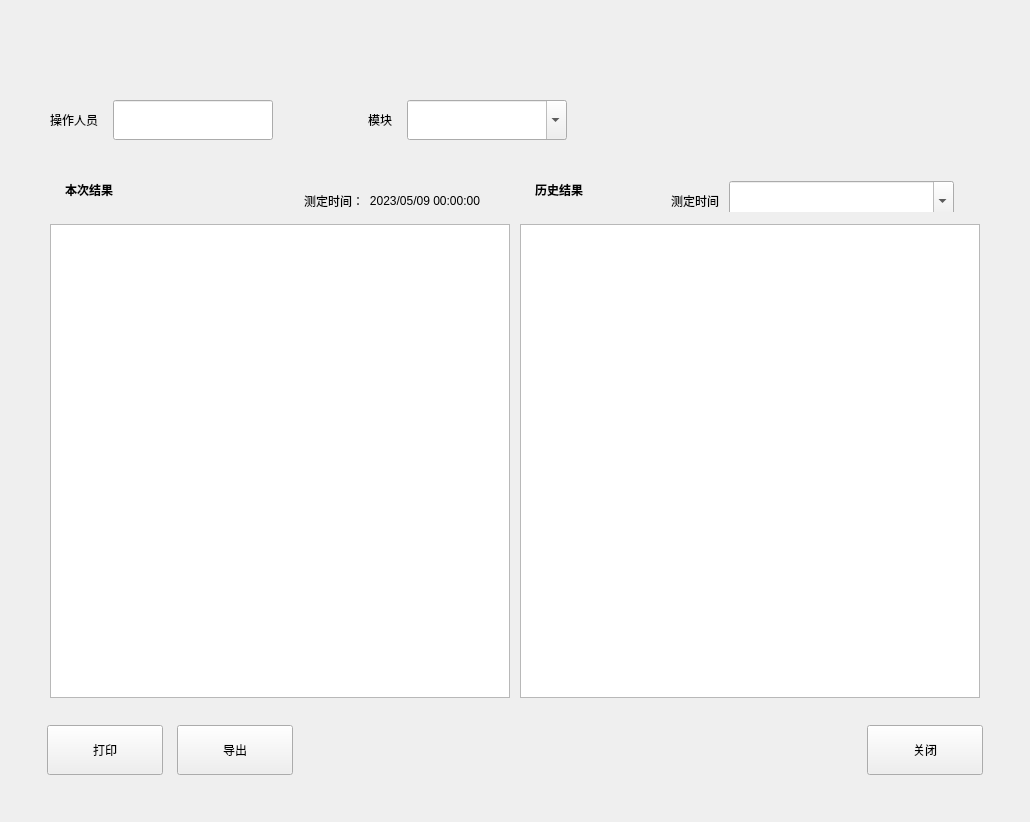
<?xml version="1.0" encoding="UTF-8"?>
<ui version="4.0">
 <class>QPhotoCheckResultDlg</class>
 <widget class="BaseDlg" name="QPhotoCheckResultDlg">
  <property name="geometry">
   <rect>
    <x>0</x>
    <y>0</y>
    <width>1030</width>
    <height>822</height>
   </rect>
  </property>
  <property name="windowTitle">
   <string>QPhotoCheckResultDlg</string>
  </property>
  <widget class="QPushButton" name="close_btn">
   <property name="geometry">
    <rect>
     <x>867</x>
     <y>725</y>
     <width>116</width>
     <height>50</height>
    </rect>
   </property>
   <property name="text">
    <string>关闭</string>
   </property>
   <property name="buttons" stdset="0">
    <string notr="true">btn_dlg</string>
   </property>
  </widget>
  <widget class="QPushButton" name="btn_print">
   <property name="geometry">
    <rect>
     <x>47</x>
     <y>725</y>
     <width>116</width>
     <height>50</height>
    </rect>
   </property>
   <property name="text">
    <string>打印</string>
   </property>
   <property name="buttons" stdset="0">
    <string notr="true">btn_dlg</string>
   </property>
  </widget>
  <widget class="QPushButton" name="btn_export">
   <property name="geometry">
    <rect>
     <x>177</x>
     <y>725</y>
     <width>116</width>
     <height>50</height>
    </rect>
   </property>
   <property name="text">
    <string>导出</string>
   </property>
   <property name="buttons" stdset="0">
    <string notr="true">btn_dlg</string>
   </property>
  </widget>
  <widget class="QTableView" name="tableView_currentResult">
   <property name="geometry">
    <rect>
     <x>50</x>
     <y>224</y>
     <width>460</width>
     <height>474</height>
    </rect>
   </property>
   <property name="sizePolicy">
    <sizepolicy hsizetype="Fixed" vsizetype="Fixed">
     <horstretch>0</horstretch>
     <verstretch>0</verstretch>
    </sizepolicy>
   </property>
   <property name="minimumSize">
    <size>
     <width>460</width>
     <height>371</height>
    </size>
   </property>
   <property name="maximumSize">
    <size>
     <width>460</width>
     <height>571</height>
    </size>
   </property>
   <property name="verticalScrollBarPolicy">
    <enum>Qt::ScrollBarAlwaysOff</enum>
   </property>
   <property name="horizontalScrollBarPolicy">
    <enum>Qt::ScrollBarAsNeeded</enum>
   </property>
   <property name="sizeAdjustPolicy">
    <enum>QAbstractScrollArea::AdjustToContents</enum>
   </property>
   <property name="horizontalScrollMode">
    <enum>QAbstractItemView::ScrollPerPixel</enum>
   </property>
   <property name="showGrid">
    <bool>false</bool>
   </property>
   <property name="borders" stdset="0">
    <string notr="true">tables</string>
   </property>
   <attribute name="horizontalHeaderHighlightSections">
    <bool>false</bool>
   </attribute>
   <attribute name="verticalHeaderHighlightSections">
    <bool>false</bool>
   </attribute>
  </widget>
  <widget class="QTableView" name="tableView_historyResult">
   <property name="geometry">
    <rect>
     <x>520</x>
     <y>224</y>
     <width>460</width>
     <height>474</height>
    </rect>
   </property>
   <property name="sizePolicy">
    <sizepolicy hsizetype="Fixed" vsizetype="Fixed">
     <horstretch>0</horstretch>
     <verstretch>0</verstretch>
    </sizepolicy>
   </property>
   <property name="minimumSize">
    <size>
     <width>460</width>
     <height>371</height>
    </size>
   </property>
   <property name="maximumSize">
    <size>
     <width>460</width>
     <height>571</height>
    </size>
   </property>
   <property name="verticalScrollBarPolicy">
    <enum>Qt::ScrollBarAlwaysOff</enum>
   </property>
   <property name="horizontalScrollBarPolicy">
    <enum>Qt::ScrollBarAsNeeded</enum>
   </property>
   <property name="sizeAdjustPolicy">
    <enum>QAbstractScrollArea::AdjustToContents</enum>
   </property>
   <property name="horizontalScrollMode">
    <enum>QAbstractItemView::ScrollPerPixel</enum>
   </property>
   <property name="showGrid">
    <bool>false</bool>
   </property>
   <property name="borders" stdset="0">
    <string notr="true">tables</string>
   </property>
   <attribute name="horizontalHeaderHighlightSections">
    <bool>false</bool>
   </attribute>
   <attribute name="verticalHeaderHighlightSections">
    <bool>false</bool>
   </attribute>
  </widget>
  <widget class="QWidget" name="widget1" native="true">
   <property name="geometry">
    <rect>
     <x>50</x>
     <y>160</y>
     <width>460</width>
     <height>60</height>
    </rect>
   </property>
   <property name="bks" stdset="0">
    <string>gray</string>
   </property>
   <property name="borders" stdset="0">
    <string>all</string>
   </property>
   <widget class="QLabel" name="label_5">
    <property name="geometry">
     <rect>
      <x>15</x>
      <y>10</y>
      <width>191</width>
      <height>40</height>
     </rect>
    </property>
    <property name="minimumSize">
     <size>
      <width>0</width>
      <height>40</height>
     </size>
    </property>
    <property name="maximumSize">
     <size>
      <width>16777215</width>
      <height>40</height>
     </size>
    </property>
    <property name="font">
     <font>
      <weight>75</weight>
      <bold>true</bold>
     </font>
    </property>
    <property name="text">
     <string>本次结果</string>
    </property>
   </widget>
   <widget class="QWidget" name="layoutWidget1">
    <property name="geometry">
     <rect>
      <x>110</x>
      <y>10</y>
      <width>331</width>
      <height>42</height>
     </rect>
    </property>
    <layout class="QHBoxLayout" name="horizontalLayout_2">
     <property name="spacing">
      <number>5</number>
     </property>
     <item>
      <spacer name="horizontalSpacer_3">
       <property name="orientation">
        <enum>Qt::Horizontal</enum>
       </property>
       <property name="sizeHint" stdset="0">
        <size>
         <width>40</width>
         <height>20</height>
        </size>
       </property>
      </spacer>
     </item>
     <item>
      <widget class="QLabel" name="label_7">
       <property name="minimumSize">
        <size>
         <width>0</width>
         <height>40</height>
        </size>
       </property>
       <property name="maximumSize">
        <size>
         <width>16777215</width>
         <height>40</height>
        </size>
       </property>
       <property name="text">
        <string>测定时间：</string>
       </property>
      </widget>
     </item>
     <item>
      <widget class="QLabel" name="label_currentTestTime">
       <property name="minimumSize">
        <size>
         <width>0</width>
         <height>40</height>
        </size>
       </property>
       <property name="maximumSize">
        <size>
         <width>16777215</width>
         <height>40</height>
        </size>
       </property>
       <property name="text">
        <string notr="true">2023/05/09 00:00:00</string>
       </property>
       <property name="alignment">
        <set>Qt::AlignRight|Qt::AlignTrailing|Qt::AlignVCenter</set>
       </property>
      </widget>
     </item>
    </layout>
   </widget>
  </widget>
  <widget class="QWidget" name="widget_2" native="true">
   <property name="geometry">
    <rect>
     <x>520</x>
     <y>160</y>
     <width>460</width>
     <height>60</height>
    </rect>
   </property>
   <property name="bks" stdset="0">
    <string>gray</string>
   </property>
   <property name="borders" stdset="0">
    <string>all</string>
   </property>
   <widget class="QLabel" name="label_4">
    <property name="geometry">
     <rect>
      <x>15</x>
      <y>10</y>
      <width>120</width>
      <height>40</height>
     </rect>
    </property>
    <property name="minimumSize">
     <size>
      <width>0</width>
      <height>40</height>
     </size>
    </property>
    <property name="maximumSize">
     <size>
      <width>16777215</width>
      <height>40</height>
     </size>
    </property>
    <property name="font">
     <font>
      <weight>75</weight>
      <bold>true</bold>
     </font>
    </property>
    <property name="text">
     <string>历史结果</string>
    </property>
   </widget>
   <widget class="QWidget" name="layoutWidget">
    <property name="geometry">
     <rect>
      <x>74</x>
      <y>10</y>
      <width>371</width>
      <height>42</height>
     </rect>
    </property>
    <layout class="QHBoxLayout" name="horizontalLayout_3">
     <property name="spacing">
      <number>10</number>
     </property>
     <item>
      <spacer name="horizontalSpacer_4">
       <property name="orientation">
        <enum>Qt::Horizontal</enum>
       </property>
       <property name="sizeHint" stdset="0">
        <size>
         <width>40</width>
         <height>20</height>
        </size>
       </property>
      </spacer>
     </item>
     <item>
      <widget class="QLabel" name="label_2">
       <property name="minimumSize">
        <size>
         <width>0</width>
         <height>40</height>
        </size>
       </property>
       <property name="maximumSize">
        <size>
         <width>16777215</width>
         <height>40</height>
        </size>
       </property>
       <property name="text">
        <string>测定时间</string>
       </property>
      </widget>
     </item>
     <item>
      <widget class="QComboBox" name="comboBox_historyExeTime">
       <property name="minimumSize">
        <size>
         <width>225</width>
         <height>40</height>
        </size>
       </property>
       <property name="maximumSize">
        <size>
         <width>225</width>
         <height>40</height>
        </size>
       </property>
       <property name="focusPolicy">
        <enum>Qt::ClickFocus</enum>
       </property>
       <property name="toolTipDuration">
        <number>0</number>
       </property>
       <property name="editable">
        <bool>true</bool>
       </property>
       <property name="currentText">
        <string/>
       </property>
       <property name="currentIndex">
        <number>-1</number>
       </property>
       <property name="borders" stdset="0">
        <string>radius</string>
       </property>
      </widget>
     </item>
    </layout>
   </widget>
  </widget>
  <widget class="QFrame" name="line_h_1">
   <property name="geometry">
    <rect>
     <x>520</x>
     <y>697</y>
     <width>460</width>
     <height>1</height>
    </rect>
   </property>
   <property name="frameShape">
    <enum>QFrame::StyledPanel</enum>
   </property>
   <property name="frameShadow">
    <enum>QFrame::Raised</enum>
   </property>
   <property name="lines" stdset="0">
    <string>solid</string>
   </property>
  </widget>
  <widget class="QFrame" name="line_v_1">
   <property name="geometry">
    <rect>
     <x>520</x>
     <y>224</y>
     <width>1</width>
     <height>474</height>
    </rect>
   </property>
   <property name="frameShape">
    <enum>QFrame::StyledPanel</enum>
   </property>
   <property name="frameShadow">
    <enum>QFrame::Raised</enum>
   </property>
   <property name="lines" stdset="0">
    <string>solid</string>
   </property>
  </widget>
  <widget class="QFrame" name="line_h_2">
   <property name="geometry">
    <rect>
     <x>50</x>
     <y>697</y>
     <width>460</width>
     <height>1</height>
    </rect>
   </property>
   <property name="frameShape">
    <enum>QFrame::StyledPanel</enum>
   </property>
   <property name="frameShadow">
    <enum>QFrame::Raised</enum>
   </property>
   <property name="lines" stdset="0">
    <string>solid</string>
   </property>
  </widget>
  <widget class="QFrame" name="line_v_2">
   <property name="geometry">
    <rect>
     <x>50</x>
     <y>224</y>
     <width>1</width>
     <height>474</height>
    </rect>
   </property>
   <property name="frameShape">
    <enum>QFrame::StyledPanel</enum>
   </property>
   <property name="frameShadow">
    <enum>QFrame::Raised</enum>
   </property>
   <property name="lines" stdset="0">
    <string>solid</string>
   </property>
  </widget>
  <widget class="QWidget" name="widget" native="true">
   <property name="geometry">
    <rect>
     <x>50</x>
     <y>100</y>
     <width>925</width>
     <height>40</height>
    </rect>
   </property>
   <layout class="QHBoxLayout" name="horizontalLayout">
    <property name="spacing">
     <number>15</number>
    </property>
    <property name="leftMargin">
     <number>0</number>
    </property>
    <property name="topMargin">
     <number>0</number>
    </property>
    <property name="rightMargin">
     <number>0</number>
    </property>
    <property name="bottomMargin">
     <number>0</number>
    </property>
    <item>
     <widget class="QLabel" name="label_3">
      <property name="minimumSize">
       <size>
        <width>0</width>
        <height>40</height>
       </size>
      </property>
      <property name="maximumSize">
       <size>
        <width>16777215</width>
        <height>40</height>
       </size>
      </property>
      <property name="text">
       <string>操作人员</string>
      </property>
     </widget>
    </item>
    <item>
     <widget class="QLineEdit" name="lineEdit_user">
      <property name="minimumSize">
       <size>
        <width>160</width>
        <height>40</height>
       </size>
      </property>
      <property name="maximumSize">
       <size>
        <width>160</width>
        <height>40</height>
       </size>
      </property>
      <property name="readOnly">
       <bool>false</bool>
      </property>
     </widget>
    </item>
    <item>
     <spacer name="horizontalSpacer">
      <property name="orientation">
       <enum>Qt::Horizontal</enum>
      </property>
      <property name="sizeType">
       <enum>QSizePolicy::Fixed</enum>
      </property>
      <property name="sizeHint" stdset="0">
       <size>
        <width>80</width>
        <height>20</height>
       </size>
      </property>
     </spacer>
    </item>
    <item>
     <widget class="QLabel" name="label_module">
      <property name="minimumSize">
       <size>
        <width>0</width>
        <height>40</height>
       </size>
      </property>
      <property name="maximumSize">
       <size>
        <width>16777215</width>
        <height>40</height>
       </size>
      </property>
      <property name="text">
       <string>模块</string>
      </property>
     </widget>
    </item>
    <item>
     <widget class="QComboBox" name="comboBox_module">
      <property name="minimumSize">
       <size>
        <width>160</width>
        <height>40</height>
       </size>
      </property>
      <property name="maximumSize">
       <size>
        <width>160</width>
        <height>40</height>
       </size>
      </property>
      <property name="focusPolicy">
       <enum>Qt::ClickFocus</enum>
      </property>
      <property name="toolTipDuration">
       <number>0</number>
      </property>
      <property name="editable">
       <bool>true</bool>
      </property>
      <property name="currentText">
       <string/>
      </property>
      <property name="currentIndex">
       <number>-1</number>
      </property>
      <property name="borders" stdset="0">
       <string>radius</string>
      </property>
     </widget>
    </item>
    <item>
     <spacer name="horizontalSpacer_2">
      <property name="orientation">
       <enum>Qt::Horizontal</enum>
      </property>
      <property name="sizeHint" stdset="0">
       <size>
        <width>40</width>
        <height>20</height>
       </size>
      </property>
     </spacer>
    </item>
   </layout>
  </widget>
 </widget>
 <layoutdefault spacing="6" margin="11"/>
 <customwidgets>
  <customwidget>
   <class>BaseDlg</class>
   <extends>QWidget</extends>
   <header>basedlg.h</header>
   <container>1</container>
  </customwidget>
 </customwidgets>
 <resources/>
 <connections/>
</ui>
